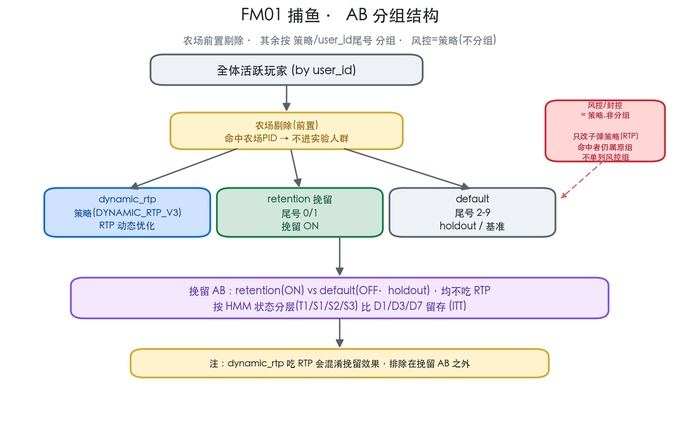
#> input picture prd/ab_testing/AB结构图_FM01.png, 679 x 424 px, shrunk from 1308 x 817 before the run; the run also reads 1 picture not shown here
$ python ab_summary_pdf.py
#> lines starting #> are read from the running program, lines starting #| are printed output that depends on the picture
"""把 AB 分组规格汇总渲染成 PDF（原生文字表格 + 四张结构图），供预览。不连库。
输出 prd/ab_testing/AB分组规格汇总_v0.1.pdf
"""
import matplotlib; matplotlib.use("Agg")
import matplotlib.pyplot as plt, matplotlib.font_manager as fm, matplotlib.image as mpimg
from matplotlib.backends.backend_pdf import PdfPages
from pathlib import Path

FP = None
for p in ["/System/Library/Fonts/PingFang.ttc", "/System/Library/Fonts/STHeiti Medium.ttc"]:
    if Path(p).exists(): FP = fm.FontProperties(fname=p); break
D = Path(__file__).resolve().parents[2] / "prd" / "ab_testing"
OUT = D / "AB分组规格汇总_v0.1.pdf"
A4 = (8.27, 11.69)
MUTED, ACC = "#656d76", "#0969da"

def newp():
    fig = plt.figure(figsize=A4); fig.patch.set_facecolor("white")
    ax = fig.add_axes([0, 0, 1, 1]); ax.axis("off"); ax.set_xlim(0, 1); ax.set_ylim(0, 1)
    return fig, ax
def txt(ax, x, y, s, size=10, bold=False, color="#1f2328"):
    ax.text(x, y, s, fontproperties=FP, fontsize=size, color=color,
            fontweight="bold" if bold else "normal", va="top", ha="left")
def head(ax, y, s, size=13):
    txt(ax, 0.06, y, s, size=size, bold=True)
    ax.plot([0.06, 0.94], [y - 0.011, y - 0.011], color="#1f2328", lw=1); return y - 0.03
def wrap(ax, x, y, s, size=9, color="#1f2328", w=88, lh=0.019, bullet=False):
    import textwrap
    pre = "· " if bullet else ""
    for i, ln in enumerate(textwrap.wrap(s, w)):
        txt(ax, x, y, (pre if i == 0 else "  ") + ln, size=size, color=color); y -= lh
    return y - 0.004
def table(ax, y, headers, rows, colx, fs=7.6, rh=0.02, wrapw=None):
    ax.add_patch(plt.Rectangle((colx[0]-0.006, y-rh+0.004), colx[-1]-colx[0]+0.10, rh, facecolor="#eef2f6", edgecolor="none"))
    for i, h in enumerate(headers): txt(ax, colx[i], y, h, size=fs, bold=True)
    y -= rh
    import textwrap
    for r in rows:
        maxl = 1
        cells = []
        for i, c in enumerate(r):
            ww = (wrapw[i] if wrapw else 22)
            lines = textwrap.wrap(str(c), ww) or [""]
            cells.append(lines); maxl = max(maxl, len(lines))
        for li in range(maxl):
            for i, lines in enumerate(cells):
                if li < len(lines): txt(ax, colx[i], y - li*0.016, lines[li], size=fs)
        y -= rh * 0.5 + 0.016 * maxl
    return y
def img_page(pdf, imgpath, caption):
    fig, ax = newp()
    txt(ax, 0.06, 0.965, caption, size=13, bold=True)
    ax.plot([0.06, 0.94], [0.955, 0.955], color="#1f2328", lw=1)
    im = mpimg.imread(str(imgpath)); h, w = im.shape[0], im.shape[1]
    ar = w / h
    boxw, boxh = 0.88, 0.82
    if boxw / ar <= boxh:
        iw, ih = boxw, boxw / ar
    else:
        ih, iw = boxh, boxh * ar
    x0 = 0.06 + (boxw - iw) / 2; y0 = 0.08
    axi = fig.add_axes([x0, y0, iw, ih]); axi.axis("off"); axi.imshow(im)
    pdf.savefig(fig); plt.close(fig)

def exp_table(ax, y, title, rows):
    y = head(ax, y, title, size=11)
    y = table(ax, y, ["项", "内容"], rows, [0.06, 0.24], fs=7.8, rh=0.019, wrapw=[9, 62])
    return y - 0.008

pdf = PdfPages(str(OUT))

# ---- 封面 + §0 总览 ----
fig, ax = newp()
txt(ax, 0.06, 0.965, "AB 分组规格汇总 · v0.1", size=18, bold=True)
txt(ax, 0.06, 0.935, "覆盖 FM01 捕鱼 · SS03 · SS06 · SS07 · 汇总日 2026-08-24 · draft", size=9, color=MUTED)
txt(ax, 0.06, 0.918, "SS03/SS06 为线上现状实测；SS07 为方案 v0.2（尚未上线）", size=8.5, color=MUTED)
y = head(ax, 0.888, "0. 总览对照")
rows = [
    ["FM01 捕鱼", "线上", "风控/农场剔除+策略/尾号", "风控·dynamic_rtp·retention(尾0/1)·default(尾2-9)", "D1/D3/D7留存(HMM)"],
    ["SS03", "线上", "两层:AB分组MOD10 + 暗保底(共用)", "第1层 Default(95kai)·A(BGTR97v2)·B(BGTR95v3)·AI(混合); 第2层 暗保底三档→kakuteiC", "RTP·留存·投注"],
    ["SS06", "线上", "MOD10(暗保底分组)", "holdout0-1(20%)·暗保底方案A 2-5(40%)·方案B 6-9(40%)", "保底体验·投注·留存"],
    ["SS07", "方案v0.2", "暗保底(方案A全体)+MOD100随机", "default(30%)·testA(20%)·testB(20%)·AI调控(30%:主MAB20+Micro#1 5+Micro#2 5)", "人均投注额(缩尾+中位)"],
]
y = table(ax, y, ["游戏", "状态", "分流机制", "臂（占比）", "主指标"], rows,
          [0.06, 0.19, 0.28, 0.50, 0.80], fs=7, rh=0.02, wrapw=[8, 6, 13, 26, 13])
y -= 0.01
y = head(ax, y - 0.005, "共性 与 差异", size=11)
y = wrap(ax, 0.07, y, "共性：均以 user_id 尾号做确定性静态哈希（终身稳定、可复算、不引设备/OneID）；分析用 ITT 人群；投注类指标一律缩尾均值+中位数双口径（规避鲸鱼偏斜）；上线后先查 SRM。", size=8.6, bullet=True)
y = wrap(ax, 0.07, y, "差异：FM01 是“有无干预（挽留 ON/OFF）”的价值干预实验，带风控/农场 sticky 剔除；SS03/SS06/SS07 是“换数学表/换功能方案”的机制实验，静态分臂、保 cohort 连续。", size=8.6, bullet=True)
y -= 0.01
y = head(ax, y - 0.005, "开放问题", size=11)
for q in [
    "Q1 SS07：三表真实 math_table_id、default 表形参数（上线后填）",
    "Q2 SS07：真实流量复核样本量（现用 SS03 代理）",
    "Q3 SS06：garantizado A/B 是否已出结论；DAU 偏小是否延长周期",
    "Q4 SS03：切换前 partition_ab 的 A/B 映射待最终确认",
    "Q5 FM01：每期是否重洗轮换（提案 40/40/20 与现状静态尾号并存待定）",
    "Q6 全部：是否需要跨游戏统一常驻 holdout 支持纵向（LTV/D30）测量",
]:
    y = wrap(ax, 0.07, y, q, size=8.4, bullet=True, lh=0.017)
pdf.savefig(fig); plt.close(fig)

# ==== §1 FM01 现状：结构图 + 各实验流程 ====
img_page(pdf, D / "AB结构图_FM01.png", "1. FM01 捕鱼 · 分组结构（现状）")
#> in img_page, im is the input picture: shape (424, 679, 4) float32; mean R, G, B, A 0.952, 0.945, 0.947, 1
fig, ax = newp()
txt(ax, 0.06, 0.965, "1. FM01 捕鱼 · 各实验流程（现状）", size=14, bold=True)
y = exp_table(ax, 0.925, "1.1 风控 sticky（优先剔除）", [
    ["目标", "剔除欺诈/多开/套利（反欺诈封禁 ~1,105 人），保证实验人群干净"],
    ["人群", "全体"],
    ["判定", "strategy RC_FISHING/%RISK_CONTROL% 或人工；命中 sticky 锁定"],
    ["处理", "命中 → 剔除出局（不进任何实验臂）"],
])
y = exp_table(ax, y, "1.2 dynamic_rtp（RTP 动态优化）", [
    ["目标", "RTP 动态优化对玩家表现的影响"],
    ["分流", "strategy_name = DYNAMIC_RTP_V3"],
    ["主指标", "RTP · 净亏 · 留存 · 投注（缩尾+中位）"],
    ["口径", "吃 RTP，故排除在挽留 AB 对比之外"],
])
y = exp_table(ax, y, "1.3 个性化挽留（HMM 分层）", [
    ["目标", "挽留策略 ON vs OFF 对 D1/D3/D7 留存的影响"],
    ["人群/分流", "user_id 尾号 0/1（上线≥07-31）=挽留 ON；尾号 2-9 = default(OFF·holdout)"],
    ["处理vs对照", "挽留 ON vs default OFF，两臂均不吃 RTP → 唯一差异=挽留 ON/OFF"],
    ["分层", "HMM 状态 T1/S1(low)/S2(engaged)/S3(escaped)，处理无关·冻结"],
    ["主指标", "各 HMM 状态内 D1/D3/D7 当日回访留存（ITT）"],
    ["分析", "各 HMM 状态内 ON vs OFF；dynamic_rtp 吃RTP 排除在挽留对比外"],
])
pdf.savefig(fig); plt.close(fig)

# ==== §2 SS03 现状：结构图 + 各实验流程 ====
img_page(pdf, D / "AB结构图_SS03.png", "2. SS03 · 分组结构（现状·两层）")
#> call 2 of img_page, with caption = '2. SS03 · 分组结构（现状·两层）'
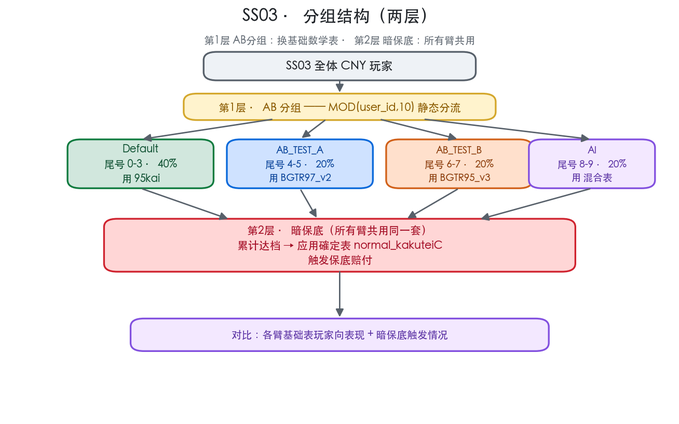
#> input picture prd/ab_testing/AB结构图_SS03.png, 679 x 424 px, shrunk from 1308 x 818 before the run
#> in img_page, im is the input picture: shape (424, 679, 4) float32; mean R, G, B, A 0.959, 0.936, 0.942, 1
fig, ax = newp()
txt(ax, 0.06, 0.965, "2. SS03 · 各实验流程（现状）", size=14, bold=True)
txt(ax, 0.06, 0.935, "两层：第1层 AB分组换基础表 · 第2层 暗保底(所有臂共用)", size=8.5, color=MUTED)
y = exp_table(ax, 0.90, "2.1 第1层 · 数学表 AB", [
    ["目标", "不同基础数学表（RTP / 表形）对玩家向表现的影响"],
    ["人群", "全体（切换点 08-03 23:00 UTC 后）"],
    ["分流", "MOD10 末位：Default 0-3(40%)/A 4-5(20%)/B 6-7(20%)/AI 8-9(20%)"],
    ["处理", "Default=95kai(95%)/A=BGTR97_v2(97%)/B=BGTR95_v3(95%)/AI=混合"],
    ["主指标", "RTP · 人均净亏 · D1/D3/D7 留存 · 投注（缩尾+中位）"],
    ["分析", "各臂两两对比；切换前按 partition_ab 映射"],
])
y = exp_table(ax, y, "2.2 第2层 · 暗保底（所有臂共用）", [
    ["目标", "暗保底（隐性累计保底）对玩家表现的效果"],
    ["人群", "全体（四臂共用同一套暗保底）"],
    ["处理", "累计达档 → 確定表 normal_kakuteiC 触发保底赔付（近7天 2,582 人触发）"],
    ["主指标", "暗保底触发情况 · 对 RTP/留存/投注 的贡献"],
    ["口径", "具体门槛/档位见暗保底定稿文档，此处不展开"],
])
pdf.savefig(fig); plt.close(fig)

# ==== §3 SS06：结构图 + 实验流程 ====
img_page(pdf, D / "AB结构图_SS06.png", "3. SS06 · 暗保底分组")
#> call 3 of img_page, with caption = '3. SS06 · 暗保底分组'
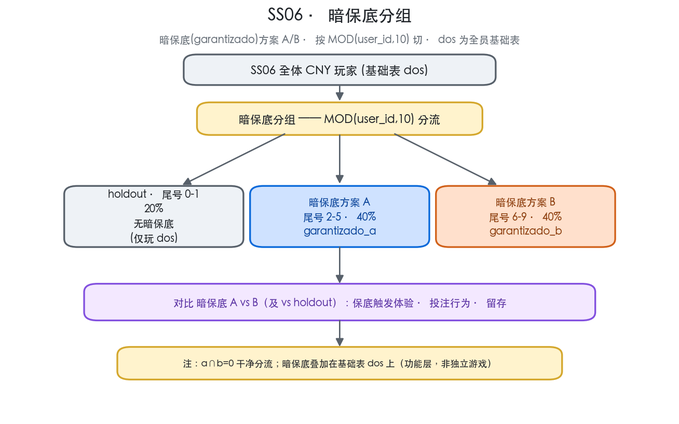
#> input picture prd/ab_testing/AB结构图_SS06.png, 679 x 424 px, shrunk from 1308 x 817 before the run
#> in img_page, im is the input picture: shape (424, 679, 4) float32; mean R, G, B, A 0.957, 0.947, 0.945, 1
fig, ax = newp()
txt(ax, 0.06, 0.965, "3. SS06 · 实验流程（暗保底分组 A/B）", size=14, bold=True)
y = exp_table(ax, 0.925, "3.1 暗保底（garantizado）方案 A/B", [
    ["目标", "两套暗保底（garantizado）方案哪个更好，及 vs 无保底"],
    ["人群", "全体（dos 为全员基础表；暗保底叠加在其上，非独立游戏）"],
    ["分流", "MOD10：holdout 尾0-1(20%) / 方案A 尾2-5(40%) / 方案B 尾6-9(40%)"],
    ["处理vs对照", "方案A=garantizado_a；方案B=garantizado_b；holdout=无暗保底"],
    ["主指标", "保底触发体验 · 投注行为 · 留存"],
    ["实测", "a∩b=0 干净分流；方案A 630 人 / 方案B 380 人（2026-07-08 起）"],
    ["注意", "SS06 日 DAU ~150，样本偏小；A/B 判定需较长周期累积"],
])
pdf.savefig(fig); plt.close(fig)

# ==== §4 SS07：结构图 + 实验流程 ====
img_page(pdf, D / "AB结构图_SS07.png", "4. SS07 · 分组结构（方案 v0.2）")
#> call 4 of img_page, with caption = '4. SS07 · 分组结构（方案 v0.2）'
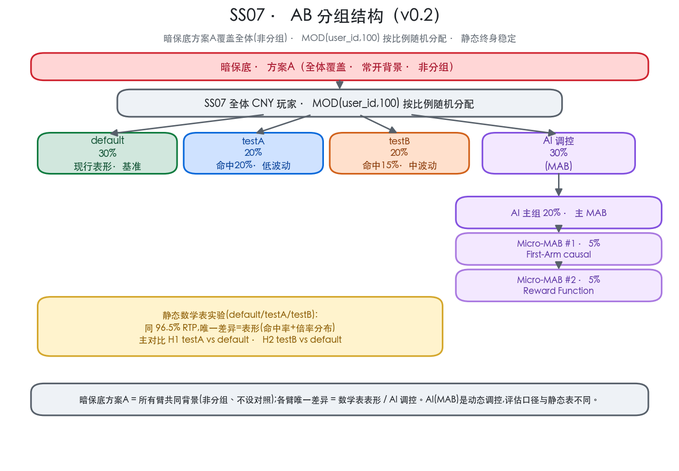
#> input picture prd/ab_testing/AB结构图_SS07.png, 679 x 471 px, shrunk from 1308 x 907 before the run
#> in img_page, im is the input picture: shape (471, 679, 4) float32; mean R, G, B, A 0.951, 0.931, 0.932, 1
#> in img_page (call 4), `pdf.savefig(fig)`:
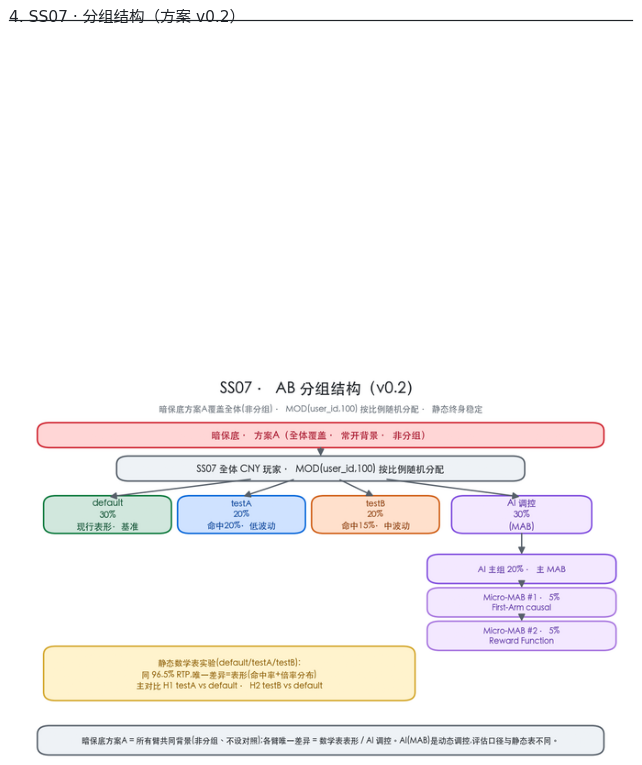
#> figure drawn by matplotlib, 2 panels
fig, ax = newp()
txt(ax, 0.06, 0.965, "4. SS07 · 实验流程（数学表 AB + AI/MAB · 方案 v0.2）", size=14, bold=True)
txt(ax, 0.06, 0.935, "同 96.5% RTP，测表形；AI 组在线试 MAB 新方向；暗保底方案A全体常开", size=8.5, color=MUTED)
y = exp_table(ax, 0.90, "4.1 分流（MOD100 按比例随机分配）", [
    ["目标", "同 RTP 96.5% 下，表形（命中率+payout分布）对投注行为/留存的影响；AI 组试 MAB"],
    ["人群", "SS07 全体 CNY 玩家（上线后）"],
    ["分流", "MOD(user_id,100) 按比例随机分配（不手工指定尾号桶）"],
    ["臂", "default 30% / testA 20% / testB 20% / AI 调控 30%"],
    ["AI 三子组", "主组 20%（主 MAB）+ Micro-MAB#1 5%（First-Arm causal）+ Micro-MAB#2 5%（Reward Function）"],
    ["处理", "default=现行；testA=命中20%·低波动；testB=命中15%·中波动；AI=MAB 动态调控"],
])
y = exp_table(ax, y - 0.02, "4.2 暗保底层 + 指标 + 分析", [
    ["暗保底", "方案 A · 全体覆盖 · 非分组 · 常开背景（不设对照）"],
    ["主指标", "人均投注额（缩尾95%均值+中位，不用 log）；投注次数/活跃天"],
    ["护栏", "各臂实测 RTP≈96.5% · 实测命中率复现 testA≈20%/testB≈15% · D1/D3/D7 留存"],
    ["分析(静态表)", "H1 testA vs default · H2 testB vs default（H3 次要）；全 ITT"],
    ["分析(AI)", "MAB 动态，看收敛后 arm 表现，不做等价 ITT 均值对比（口径与静态表不同）"],
])
pdf.savefig(fig); plt.close(fig)

# ---- SS03 Future：结构图 + 期①调控层(factorial)/期②暗保底 详细流程 ----
img_page(pdf, D / "AB结构图_SS03_future.png", "5. SS03 · Future 结构图（调控层 FTUE×数学表 factorial ⊥时序⊥ 暗保底）")
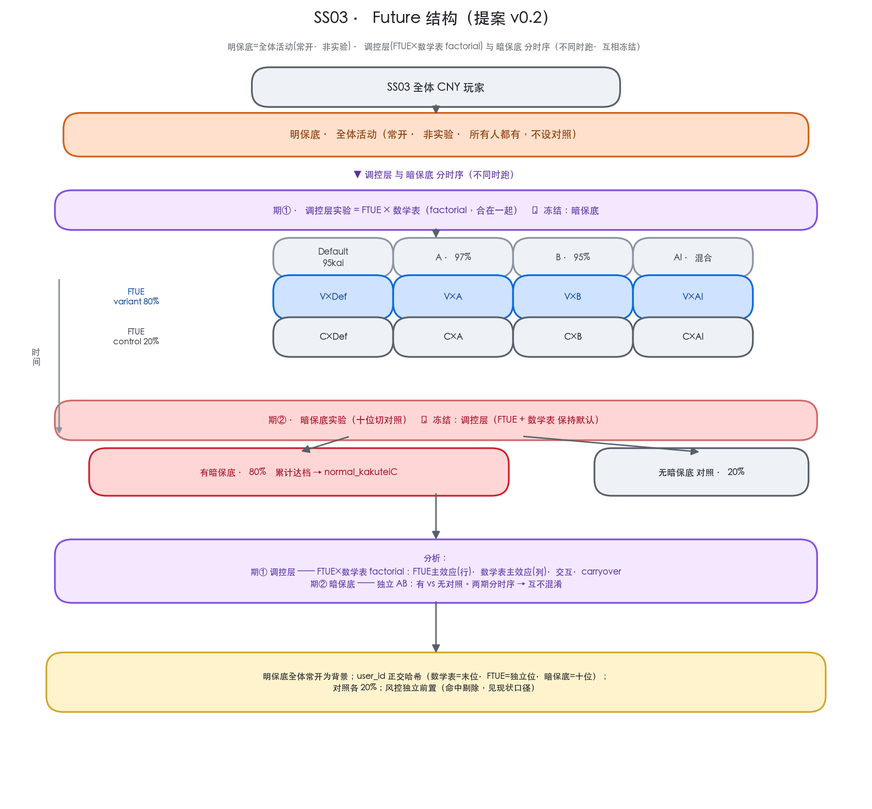
#> input picture prd/ab_testing/AB结构图_SS03_future.png, 872 x 809 px, shrunk from 1680 x 1560 before the run
#> in img_page, im is the input picture: shape (809, 872, 4) float32; mean R, G, B, A 0.962, 0.934, 0.942, 1
#> in img_page (call 5), `pdf.savefig(fig)`:
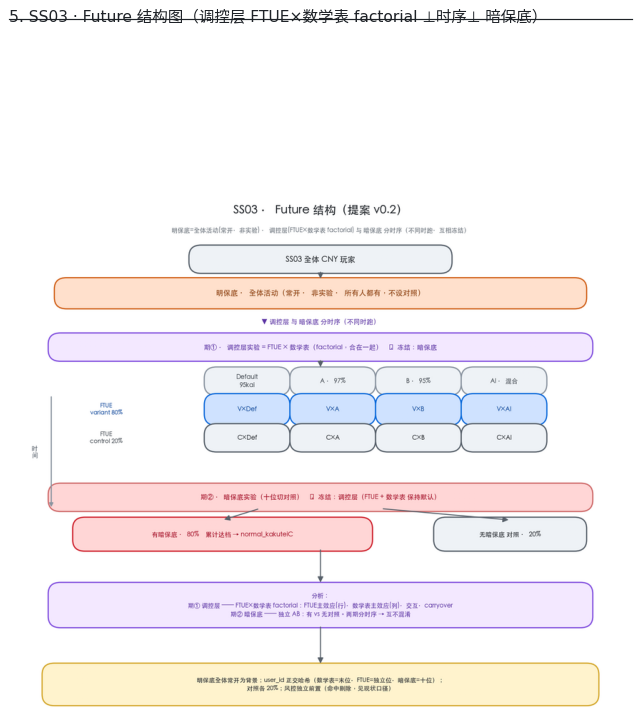
#> figure drawn by matplotlib, 2 panels

fig, ax = newp()
txt(ax, 0.06, 0.965, "5. SS03 · Future（调控层 factorial · 与暗保底分时序）", size=14, bold=True)
txt(ax, 0.06, 0.935, "明保底=全体活动(常开·非实验) · 调控层(FTUE×数学表 factorial) 与 暗保底 分时序(不同时跑·互相冻结)", size=7.6, color=MUTED)
y = head(ax, 0.90, "5.0 分流总览（两块分时序）")
y = table(ax, y, ["块", "何时跑", "内容", "哈希位"], [
    ["调控层实验", "调控层期", "FTUE(V80%/C20%) × 数学表(Def/A/B/AI) factorial", "FTUE=独立位、数学表=末位"],
    ["暗保底实验", "暗保底期", "有暗保底 80% / 无对照 20%", "十位 /10%10"],
    ["明保底", "—(常开)", "全体活动·非实验", "—"],
], [0.06, 0.18, 0.30, 0.68], fs=7.5, rh=0.019, wrapw=[6, 7, 30, 16])
y -= 0.006
y = wrap(ax, 0.07, y, "调控层 与 暗保底 分时序、互相冻结 → 两块互不混淆；明保底常开为背景。", size=8.3, bullet=True, w=58)
y -= 0.004
y = exp_table(ax, y, "5.1 期① · 调控层实验（FTUE × 数学表 factorial）", [
    ["目标", "数学表(表形/RTP)、FTUE(新手引导) 各自及交互 对表现/留存的影响"],
    ["人群", "全体(数学表) + 首登新玩家(FTUE;老玩家=FTUE-none 基线)"],
    ["分流", "数学表 MOD10 末位(Def0-3/A4-5/B6-7/AI8-9)；FTUE 独立位(V80%/C20%)"],
    ["处理", "数学表 Def=95kai/A=BGTR97_v2/B=BGTR95_v3/AI=混合；FTUE variant=表替代/control=现状"],
    ["冻结", "该期内 暗保底保持默认，不做变动"],
    ["主指标", "RTP·净亏·D1/D3/D7留存·投注(缩尾+中位)；FTUE 另看早期留存/完成率+carryover"],
    ["分析", "FTUE×数学表 factorial：FTUE主效应(行)·数学表主效应(列)·交互·carryover；干净读数用老玩家"],
    ["样本", "数学表 UV~12k/2周；FTUE 新玩家≈666/天→2周~9,300(V~7,440/C~1,860)"],
])
pdf.savefig(fig); plt.close(fig)
#> after `pdf.savefig(fig)`:
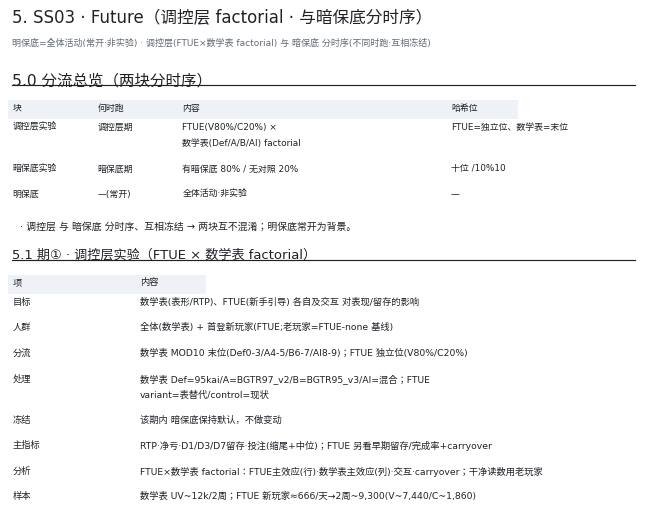
#> figure drawn by matplotlib, 1 panel

fig, ax = newp()
y = exp_table(ax, 0.955, "5.2 期② · 暗保底实验（独立 AB）", [
    ["目标", "暗保底（隐性累计保底）对留存 / 投注 / RTP 的净效果"],
    ["人群", "全体"],
    ["分流", "十位 MOD(user_id/10,10)：有暗保底 80% / 无对照 20%"],
    ["处理vs对照", "有=累计达档触发 normal_kakuteiC 保底赔付；无=不触发"],
    ["冻结", "该期内 调控层(FTUE + 数学表)保持默认，不做变动"],
    ["主指标", "RTP · 净亏 · 留存 · 投注（缩尾+中位）；暗保底触发率/成本"],
    ["分析", "有 vs 无对照（干净独立 AB）；对照 20%~2,400/2周，够测 20% 差异"],
])
#> (the rest of the program and of its run is left out)
